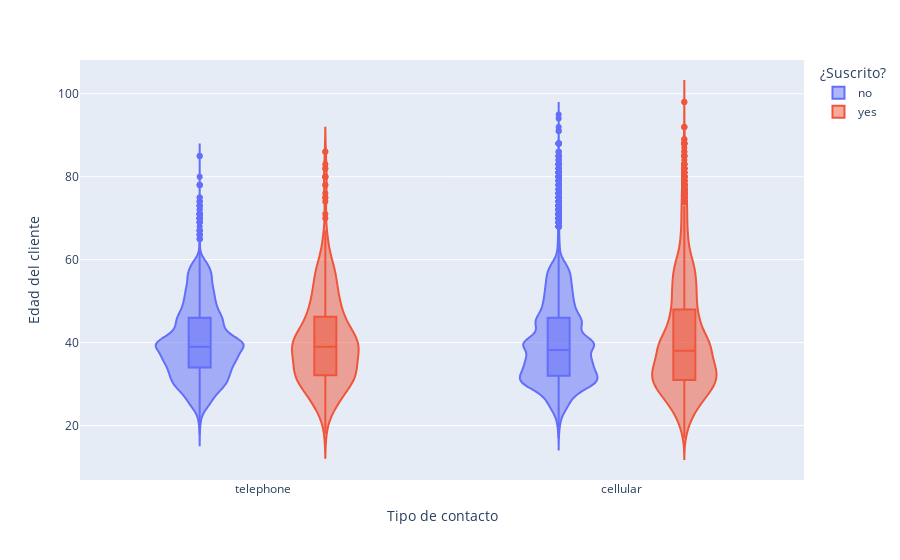

The notebook cell this image was saved under:
### Markdown cell above
2.2.8. Crea un violinplot con la distribución de la forma de contacto ‘contact’, la edad ‘age’ y la suscripción ‘y’

### Code cell
fig=px.violin(data_frame=bank,
              x='contact',
              y='age',
              box=True,
              color='y',
              labels=dict(contact='Tipo de contacto',age='Edad del cliente',y='¿Suscrito?'))
fig.show()

### Figure 1 — Plotly figure (JSON) as saved in the notebook; plotly's stock layout.template omitted (floating-point values rounded to 4 significant figures; data arrays with more than 128 entries replaced by an {"elided": "..."} marker saying what was removed)
{"data": [{"alignmentgroup": "True", "box": {"visible": true}, "hovertemplate": "¿Suscrito?=no<br>Tipo de contacto=%{x}<br>Edad del cliente=%{y}<extra></extra>", "legendgroup": "no", "marker": {"color": "#636efa"}, "name": "no", "offsetgroup": "no", "orientation": "v", "scalegroup": "True", "showlegend": true, "type": "violin", "x": {"elided": "38156 str values"}, "x0": " ", "xaxis": "x", "y": {"elided": "38156 float values"}, "y0": " ", "yaxis": "y"}, {"alignmentgroup": "True", "box": {"visible": true}, "hovertemplate": "¿Suscrito?=yes<br>Tipo de contacto=%{x}<br>Edad del cliente=%{y}<extra></extra>", "legendgroup": "yes", "marker": {"color": "#EF553B"}, "name": "yes", "offsetgroup": "yes", "orientation": "v", "scalegroup": "True", "showlegend": true, "type": "violin", "x": {"elided": "4844 str values"}, "x0": " ", "xaxis": "x", "y": {"elided": "4844 float values"}, "y0": " ", "yaxis": "y"}], "layout": {"legend": {"title": {"text": "¿Suscrito?"}, "tracegroupgap": 0}, "margin": {"t": 60}, "violinmode": "group", "xaxis": {"anchor": "y", "domain": [0, 1], "title": {"text": "Tipo de contacto"}}, "yaxis": {"anchor": "x", "domain": [0, 1], "title": {"text": "Edad del cliente"}}}}
